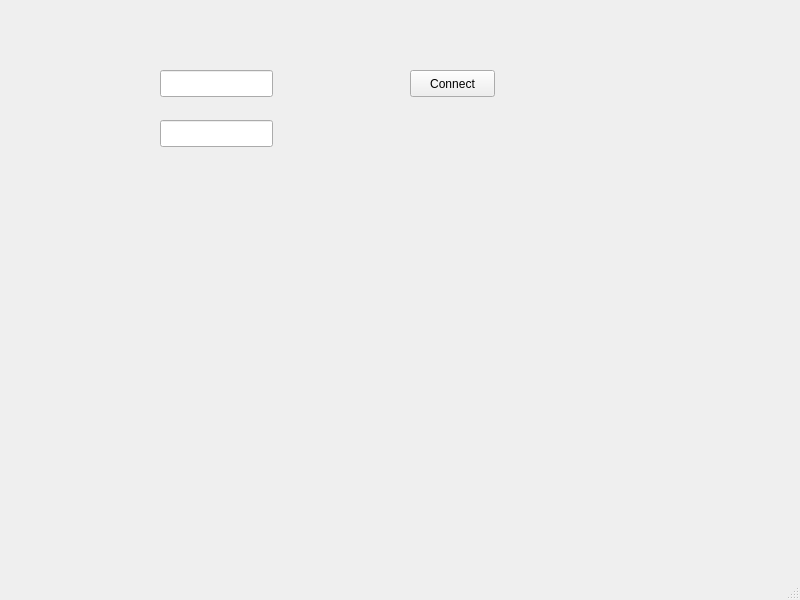
<?xml version="1.0" encoding="UTF-8"?>
<ui version="4.0">
 <class>ConnectDialog</class>
 <widget class="QMainWindow" name="ConnectDialog">
  <property name="geometry">
   <rect>
    <x>0</x>
    <y>0</y>
    <width>800</width>
    <height>600</height>
   </rect>
  </property>
  <property name="windowTitle">
   <string>MainWindow</string>
  </property>
  <widget class="QWidget" name="centralwidget">
   <widget class="QLineEdit" name="lineEdit">
    <property name="geometry">
     <rect>
      <x>160</x>
      <y>70</y>
      <width>113</width>
      <height>27</height>
     </rect>
    </property>
   </widget>
   <widget class="QLineEdit" name="lineEdit_2">
    <property name="geometry">
     <rect>
      <x>160</x>
      <y>120</y>
      <width>113</width>
      <height>27</height>
     </rect>
    </property>
   </widget>
   <widget class="QPushButton" name="pushButton">
    <property name="geometry">
     <rect>
      <x>410</x>
      <y>70</y>
      <width>85</width>
      <height>27</height>
     </rect>
    </property>
    <property name="text">
     <string>Connect</string>
    </property>
   </widget>
  </widget>
  <widget class="QMenuBar" name="menubar">
   <property name="geometry">
    <rect>
     <x>0</x>
     <y>0</y>
     <width>800</width>
     <height>27</height>
    </rect>
   </property>
  </widget>
  <widget class="QStatusBar" name="statusbar"/>
 </widget>
 <resources/>
 <connections/>
</ui>
